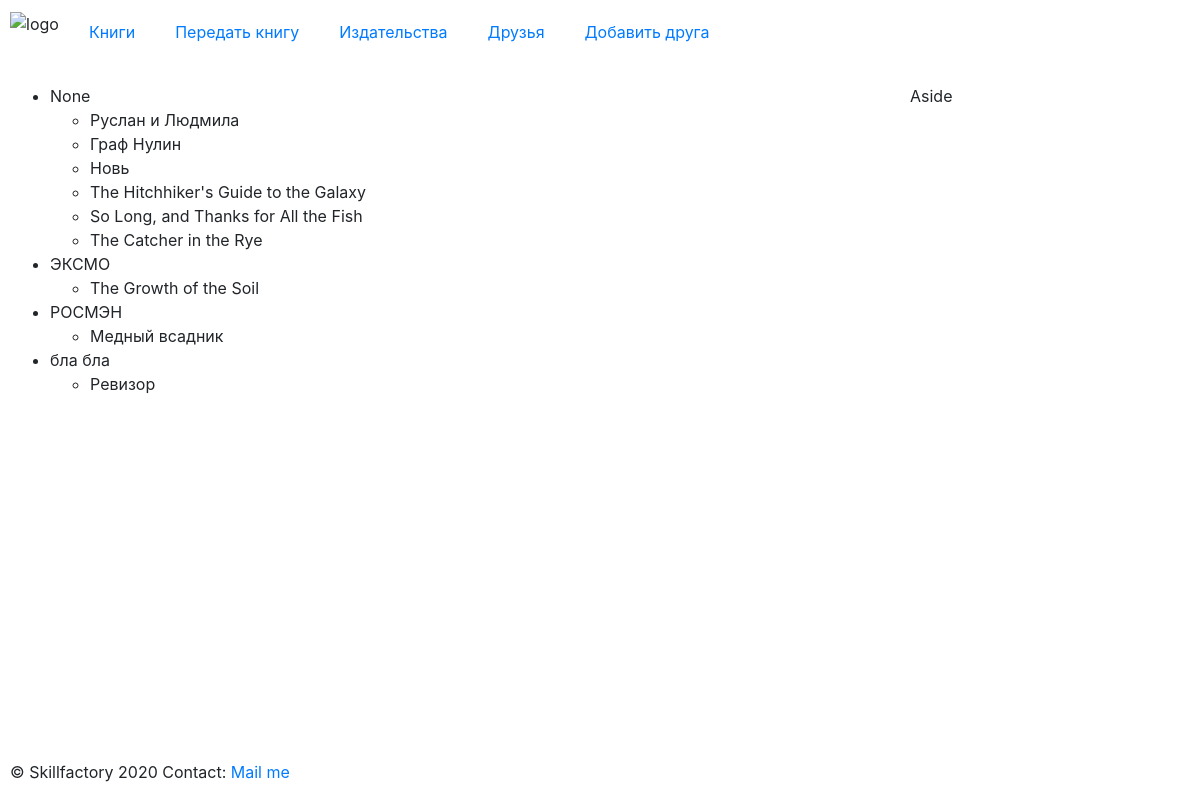
/publishers, run on the app's committed database.
### p_library/models.py (models this page shows, shortened)
class Book(models.Model):
    ISBN = models.CharField(max_length=13)
    title = models.TextField()
    description = models.TextField()
    year_release = models.SmallIntegerField()
    price = models.FloatField()
    copy_count = models.PositiveSmallIntegerField(default=1)
    author = models.ForeignKey(Author, on_delete=models.CASCADE)
    publisher = models.ForeignKey(Publisher, null=True, on_delete=models.SET_NULL)
    book_reader = models.ManyToManyField(Friend, through='BookReader')

class Publisher(models.Model):
    name = models.TextField()
    description = models.TextField()
    def __str__(self):
        return str(self.name)

### p_library/views.py (the view)
# urls.py: path('publishers', views.publisher_list, name='publishers'),
def publisher_list(request):
    return render(request, 'publishers.html', {
        'publishers': Book.objects.select_related('publisher').order_by('publisher'),
    },)

### p_library/templates/publishers.html
{% extends "./base.html" %}
{% block content %}
{% regroup publishers by publisher as publishers_list %}
<ul>
    {% for publisher in publishers_list %}
        <li>
            {{ publisher.grouper }}
                <ul>
                    {% for item in publisher.list %}
                        <li> {{ item.title }}</li>
                    {% endfor %}
                </ul>
        </li>
    {% endfor %}
</ul>
{% endblock %}

### p_library/static/css/main.css (style rules this page uses)
body { display: grid; grid-template-areas: "header header" "main aside" "footer footer"; grid-template-rows: auto 1fr auto; grid-template-columns: 1fr 300px; grid-gap: 10px; height: 100vh; margin: 0; }

### data on the page
Book: title "Руслан и Людмила"
Book: title "Граф Нулин"
Book: title "Новь"
Book: title "The Hitchhiker's Guide to the Galaxy"
Book: title "So Long, and Thanks for All the Fish"
Book: title "The Catcher in the Rye"
Publisher: grouper "ЭКСМО"
Book: title "The Growth of the Soil"
Publisher: grouper "РОСМЭН"
Book: title "Медный всадник"
Publisher: grouper "бла бла"
Book: title "Ревизор"

### other printed values
{{ publisher.grouper }} "None"
